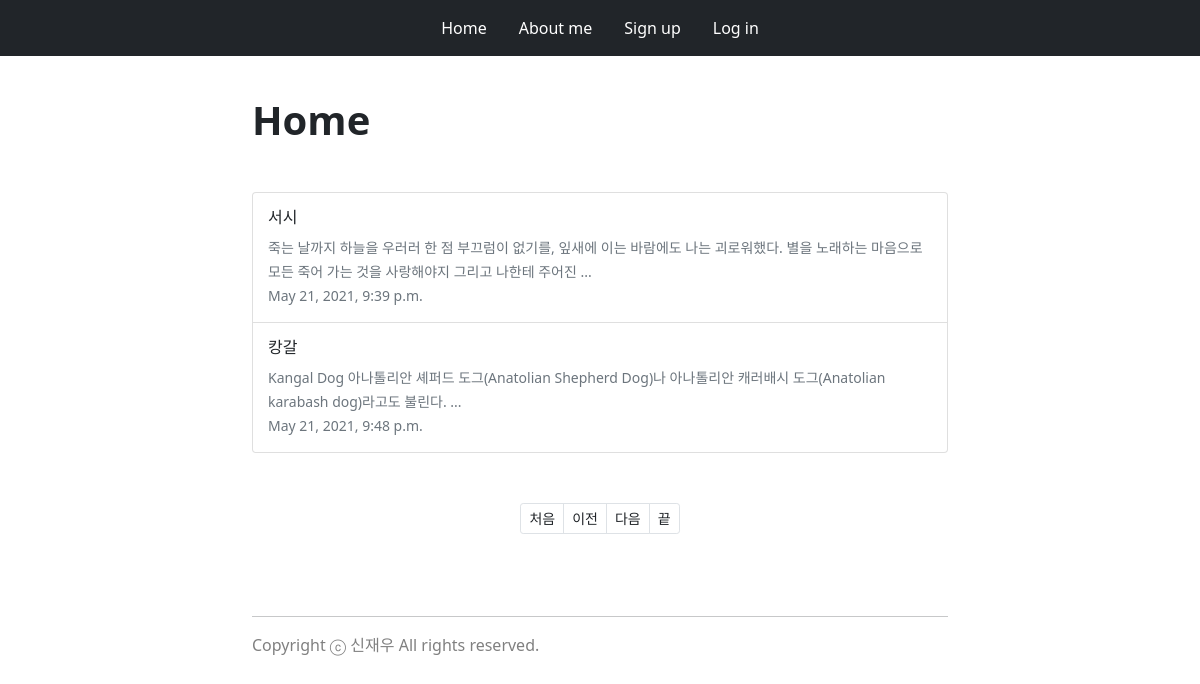
Before: /?page=2 with the older database file.
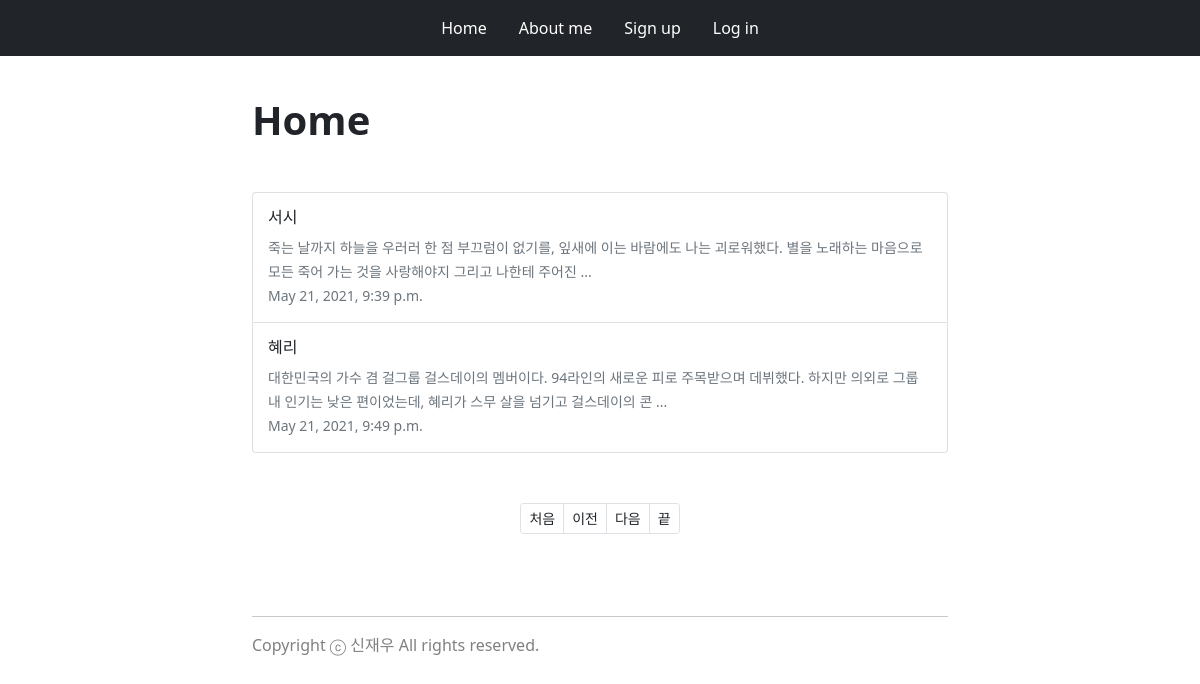
After: the same page with the newer database file.
### blog/models.py (models this page shows, shortened)
class Blog(models.Model):
    title = models.CharField(max_length=200)
    pub_date = models.DateTimeField('date published')
    body = models.TextField()
    def summary(self):
        if len(self.body) > 100:
            return self.body[:100] + " ..."
        else:
            return self.body

### blog/views.py (the view)
# urls.py: 2. Add a URL to urlpatterns:  path('', views.home, name='home')
def home(request):
    blogs = Blog.objects
    blog_list = Blog.objects.all()
    paginator = Paginator(blog_list, 2)
    page = request.GET.get('page')
    posts = paginator.get_page(page)
    return render(request, 'home.html', {'blogs':blogs, 'posts':posts})

### blog/templates/home.html
{% extends 'base.html' %}
{% block content %}
<div class="container">
    <div class="row">
        <div class="col"></div>
        <div class="col col-6" style="width: 720px;">
            <div class="container" style="padding: 40px 0;">
                <h1 style="font-weight: 700;">Home</h1>
            </div>
            <div class="list-group">
                {% for blog in posts %}
                <a href="{% url 'detail' blog.id %}" class="list-group-item list-group-item-action" style="padding: 15px;">
                    <h6>{{blog.title}}</h6>
                    <small class="text-muted">{{blog.summary}}</small>
                    <br>
                    <small class="text-muted">{{blog.pub_date}}</small>
                </a>
                {% endfor %}
            </div>
            <ul class="pagination pagination-sm justify-content-center" style="padding: 50px 0 0 0;">
                {% if posts.has_previous %}
                <li class="page-item"><a href="?page=1" class="page-link text-dark">처음</a></li>
                <li class="page-item"><a href="?page={{posts.previous_page_number}}" class="page-link text-dark">이전</a></li>
                {% else %}
                <li class="page-item disabled"><a href="#" class="page-link" tabindex="-1" aria-disabled="true">처음</a></li>
                <li class="page-item disabled"><a href="#" class="page-link" tabindex="-1" aria-disabled="true">이전</a></li>
                {% endif %}
                {% if posts.has_next %}
                <li class="page-item"><a href="?page={{posts.next_page_number}}" class="page-link text-dark">다음</a></li>
                <li class="page-item"><a href="?page={{posts.paginator.num_pages}}" class="page-link text-dark">끝</a></li>
                {% else %}
                <li class="page-item disabled "><a href="#" class="page-link" tabindex="-1" aria-disabled="true">다음</a></li>
                <li class="page-item disabled"><a href="#" class="page-link" tabindex="-1" aria-disabled="true">끝</a></li>
                {% endif %}
            </ul>
        </div>
        <div class="col"></div>
    </div>
</div>
{% endblock %}

Changed rows visible on the page:
removed Blog: title "캉갈", summary "Kangal Dog 아나톨리안 셰퍼드 도그(Anatolian Shepherd Dog)나 아나톨리안 캐러배시 도그(Anatolian karabash dog)라고도 불린다. ...", pub_date "May 21, 2021, 9:48 p.m."
now on this page (row unchanged): Blog: title "혜리", summary "대한민국의 가수 겸 걸그룹 걸스데이의 멤버이다. 94라인의 새로운 피로 주목받으며 데뷔했다. 하지만 의외로 그룹 내 인기는 낮은 편이었는데, 혜리가 스무 살을 넘기고 걸스데이의 콘 ...", pub_date "May 21, 2021, 9:49 p.m."
